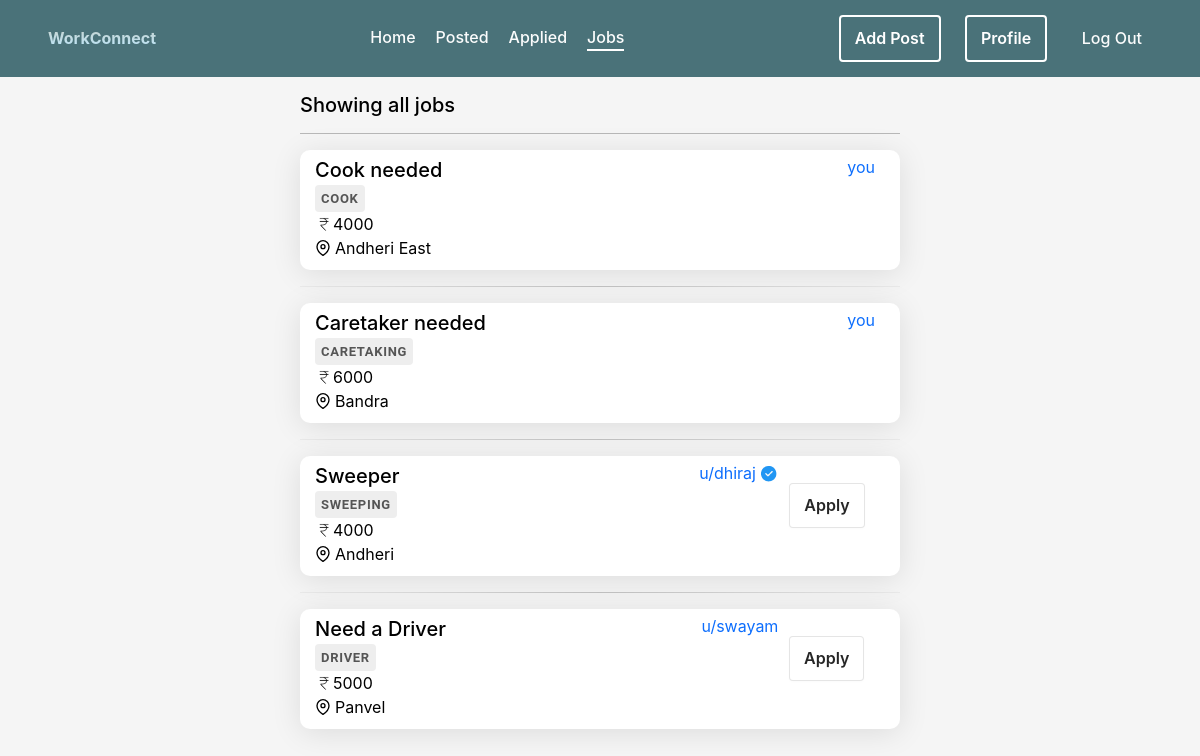
The app's page /newco/listings (signed in) with its own data.
### newco/models.py (models this page shows, shortened)
class Job(models.Model):
    user = models.ForeignKey(User,on_delete=models.CASCADE)
    title = models.CharField(max_length=255)
    description = models.TextField()
    job_specification = models.CharField(default=None,max_length=255)
    salary = models.CharField(max_length=32)
    location = models.CharField(max_length=32)
    people_applied = models.IntegerField(default=0)
    applied = models.ManyToManyField(User,related_name='users_applied',blank=True)

### newco/views.py (the view)
# urls.py: path('listings',views.listings,name='listings'),
@login_required
def listings(request: HttpRequest,filterby=None):
    jobs = Job.objects.all()
    title = request.POST.get('jobtitle','').strip()
    location = request.POST.get('location','').strip()
    if title and location:
        jobs = jobs.filter(job_specification=title.upper(),location=location)
    elif title or location:
        if title:
            jobs = jobs.filter(job_specification=title.upper())
        if location:
            jobs = jobs.filter(location=location)
    searched = False
    if jobs.count() == 0:
        jobs = None
    else:
        searched = jobs.count()!=Job.objects.count()
    return render(request, 'newco/listings.html', {'jobs': jobs,'searched':searched})

### newco/templates/newco/listings.html (shortened to what this page needs)
{% extends 'newco/layout.html' %}
{% block body %}
{% if jobs %}
    <div class="w-100 h-auto center">
        <div class="w-50 d-block m-3">
            {% if searched %}
                <div class="h5">Your Search returned {{ jobs.count }} Results </div>
            {% else %}
                <div class="h5">Showing all jobs</div>
            {% endif %}
            <hr>
            {% for job in jobs %}
                <a href="post/{{ job.id }}" class="w-100">
                    <div class="post form w-100 flex-row nothover" >
                        <div class="d-inline-flex flex-column w-100" style="justify-content: space-evenly;">
                            <div class="w-100 lead" style="font-weight: 500;">{{ job.title }}</div>
                            <div class="job-spec">{{ job.job_specification }}</div>
                            <div class="w-100"><svg xmlns="http://www.w3.org/2000/svg" height="18" width="18" viewBox="50 -850 850 900" stroke-width="5" stroke="black"><path d="M540-172 306-416v-44h114q63 0 116-39.5T588-616H266v-28h320q-11-51-57-83.5T420-760H266v-28h428v28H528q33 17 57 48.5t29 67.5h80v28h-78q2 85-58 134.5T420-432h-90l249 260h-39Z"/></svg>{{ job.salary }}</div>
                            <div class="w-100">{{ job.location }}</div>
                        </div>
                </a>
                    {% if job.user.username != request.user.username %}
                        <div class="d-inline-flex flex-row" style="gap: 5px;height: 25px; transition: all 0.3s;">
                            <a href="{% url 'profile' job.user.username %}" class="a-hover">u/{{ job.user.username }}</a>
                        </div>
                        <div class="w-25 center" style="height: 90px;">
                            {% if request.user not in job.applied.all %}
                                <a href="post/apply/{{ job.id }}">
                                    <button type="button">Apply</button>
                                </a>
                            {% else %}
                                <button type="button" disabled style="opacity: 0.4;cursor: not-allowed">Applied</button>
                            {% endif %}
                            </div>
                    {% else %}
                        <div class="d-inline-flex flex-row" style="height: 25px; transition: all 0.3s;">
                            <a href="{% url 'profile' job.user.username %}" class="a-hover">you</a>
                        </div>
                    {% endif %}
                </div>
                <hr class="hr">
            {% endfor %}
{% elif not searched %}
<div class="w-100 h-75 center">
    <div class="display-6 h1">Couldn't find the job you requested</div>
</div>
{% else %}
<div class="w-100 h-75 center">
    <div class="display-6 h1">No jobs posted yet</div>
</div>
{% endif %}
{% endblock %}

### newco/static/newco/log.reg.styles.css (style rules this page uses)
.form { width: 380px; height: 500px; display: flex; flex-direction: column; border-radius: 15px; background-color: white; box-shadow: 0 4px 30px rgba(0, 0, 0, 0.1); transition: .4s ease-in-out; }

### newco/static/newco/styles.css (style rules this page uses)
* { font-family: -apple-system, BlinkMacSystemFont, 'Segoe UI', Roboto, Oxygen, Ubuntu, Cantarell, 'Open Sans', 'Helvetica Neue', sans-serif; margin: 0; padding: 0; color: black; background-color: #f5f5f5; }
.center { display: flex; justify-content: center; align-items: center ; }
div { background: transparent; }
body { background-color: #f5f5f5; }
button { background-color: #FFFFFF; border: 1px solid rgba(0, 0, 0, 0.1); border-radius: .25rem; box-shadow: rgba(0, 0, 0, 0.02) 0 1px 3px 0; color: rgba(0, 0, 0, 0.85); cursor: pointer; display: inline-flex; font-size: 16px; font-weight: 600; justify-content: center; line-height: 1.05; min-height: 1rem; padding: calc(.875rem - 1px) calc(1.5rem - 10px); text-decoration: none; transition: all 250ms; user-select: none; -webkit-user-select: none; touch-action: manipulation; vertical-align: baseline; width: fit-content; }
a { text-decoration: none; background: transparent; }
.a-hover { transition: all 0.5s; border-bottom: 2px #0d6efd00 solid; }
.bg-transparent, * { background: transparent; }
.post { background: white; height: 120px; transition: all 0.6s ease; border-radius: 10px; padding-top: 5px; padding-bottom: 25px; padding-right: 25px; padding-left: 15px; overflow: hidden; }
.hr { border: 0; height: 1px; background: #333; background-image: linear-gradient(to right, #ccc, #333, #ccc); }
.job-spec { width: fit-content; border-radius: 4px; z-index: 100; font-family: Roboto, Oxygen, Ubuntu, Cantarell, 'Open Sans', 'Helvetica Neue', sans-serif; font-weight: 600; position: relative; color: #555; margin-top: 10px; margin-bottom: 10px; background-color: #eee; display: inline; margin: 0; font-size: 13px; letter-spacing: 0.7px; padding: 4px 6px; text-transform: uppercase; text-decoration: none; transition: all .1s ease-in-out; }

### records on screen
Job: title "Cook needed", job_specification "COOK", salary "4000", location "Andheri East", shows "you"
Job: title "Caretaker needed", job_specification "CARETAKING", salary "6000", location "Bandra", shows "you"
Job: title "Sweeper", job_specification "SWEEPING", salary "4000", location "Andheri", user.username "dhiraj"
Job: title "Need a Driver", job_specification "DRIVER", salary "5000", location "Panvel", user.username "swayam"
